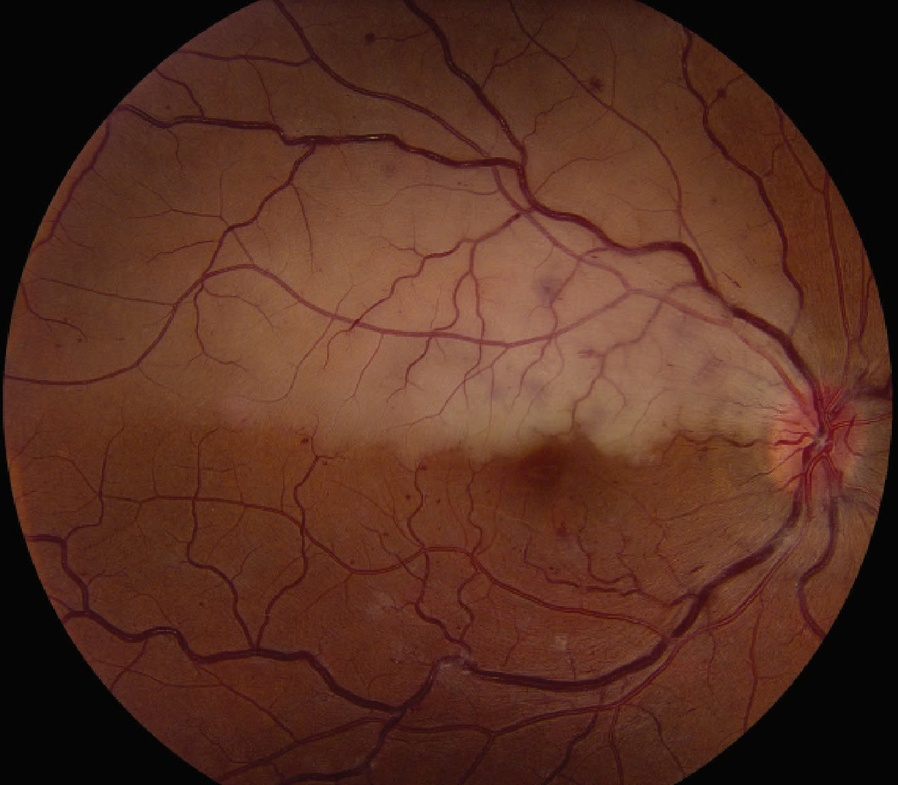
#> input picture retina.jpg, 898 x 785 px, shrunk from 1320 x 1154 before the run
$ python -i quality_assessment.py   (imports and definitions only)   (older library calls are emulated)
#> lines starting #> are read from the running program, lines starting #| are printed output that depends on the picture; after the words box and inside, x2 and y2 are one past the last pixel; in counts of white or black regions, pixels touching at a corner belong together
#> further down, picture is the input picture: shape (785, 898, 3); mean B, G, R 34.1, 47.8, 86.4
import cv2
import numpy as np


def _masked_percentile(values, lower, upper):
    if values.size == 0:
        return 0.0, 0.0
    lo, hi = np.percentile(values, [lower, upper])
    return float(lo), float(hi)


def _clip_score(value, low, high):
    if high <= low:
        return 0.0
    return float(np.clip((float(value) - float(low)) / (float(high) - float(low)), 0.0, 1.0))


def assess_image_quality(img_bgr, en_green=None, vessel_mask=None, fov_mask=None):
    """
    Assess input reliability for the classical pipeline.

    Important: low visible vessel density is not treated as a hard failure,
    because true pathology may also reduce vessel visibility.
    """
    h, w = img_bgr.shape[:2]
#> h = 785; w = 898
    total_area = float(max(1, h * w))
#> total_area = 704930

    if fov_mask is None:
        gray = cv2.cvtColor(img_bgr, cv2.COLOR_BGR2GRAY)
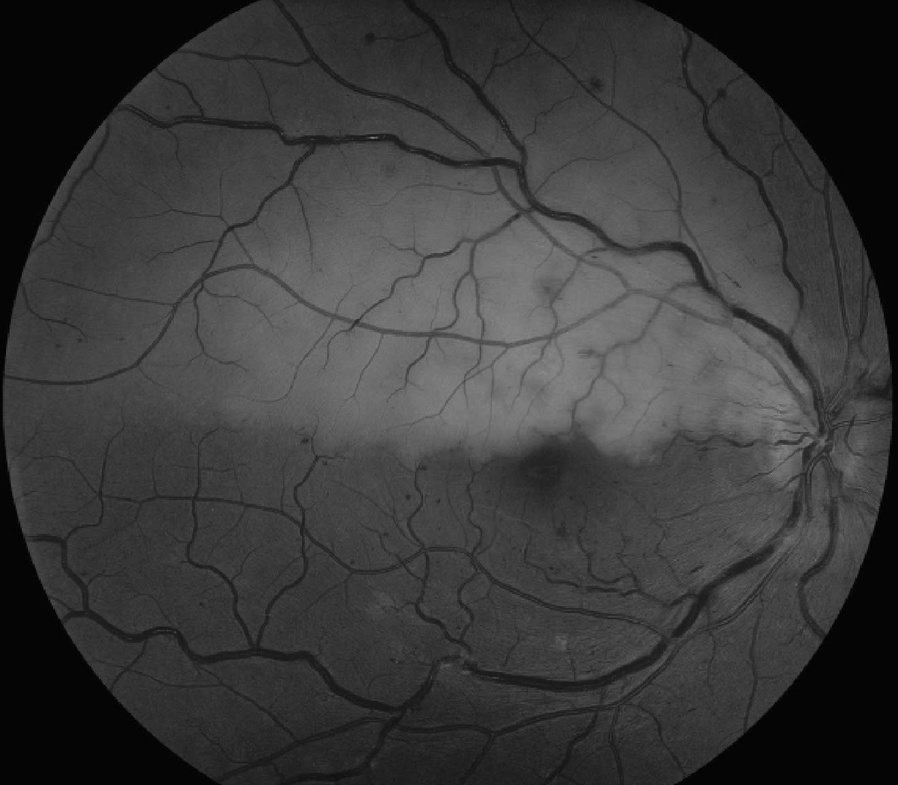
#> gray: shape (785, 898); min 0, max 144, mean 57.8
        _, fov_mask = cv2.threshold(gray, 8, 255, cv2.THRESH_BINARY)
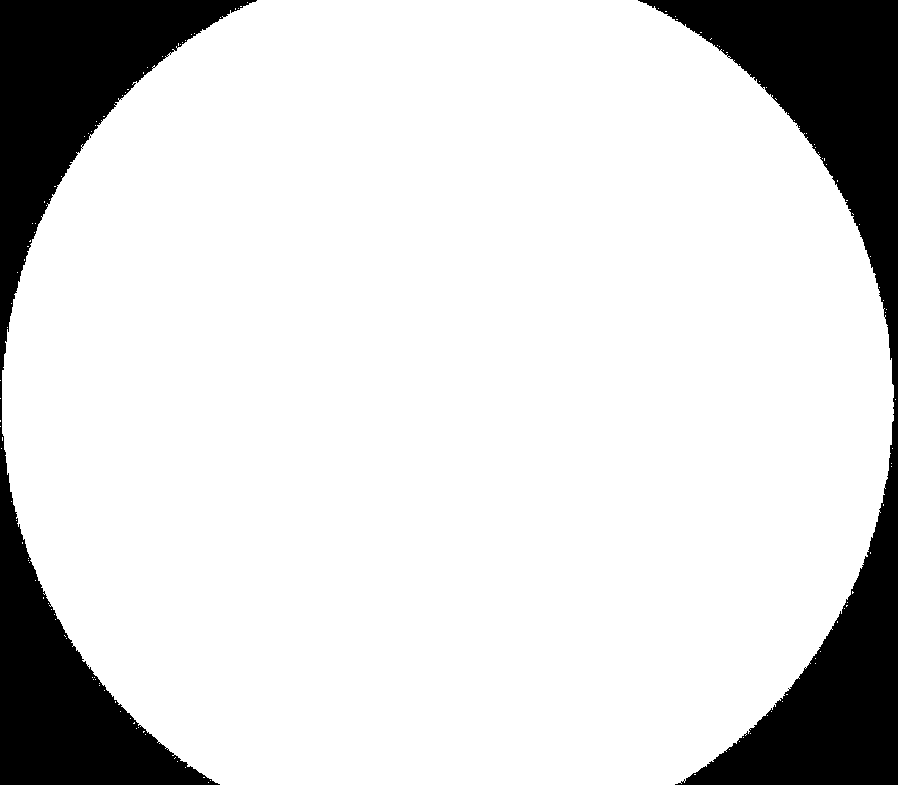
#> fov_mask: shape (785, 898); 84.2% white; 2 black regions, box (x1, y1, x2, y2) and area: (638, 0, 898, 785) 56856, (0, 0, 257, 785) 54728
    valid = fov_mask > 0

    gray = cv2.cvtColor(img_bgr, cv2.COLOR_BGR2GRAY)
    green = img_bgr[:, :, 1]

    fov_coverage = float(np.count_nonzero(valid) / total_area)
#> fov_coverage = 0.842

    if np.count_nonzero(valid) < 64:
        return {
            "quality_score": 0.0,
            "quality_level": "ungradable",
            "quality_action": "reject",
            "reasons": ["Vung FOV qua nho hoac khong xac dinh duoc."],
            "low_vessel_visibility_may_be_pathology": False,
            "metrics": {
                "fov_coverage": fov_coverage,
                "focus_score": 0.0,
                "contrast_score": 0.0,
                "illumination_score": 0.0,
                "vessel_visibility_score": 0.0,
            },
        }

    gray_vals = gray[valid].astype(np.float32)
    green_vals = green[valid].astype(np.float32)

    lap = cv2.Laplacian(gray, cv2.CV_32F, ksize=3)
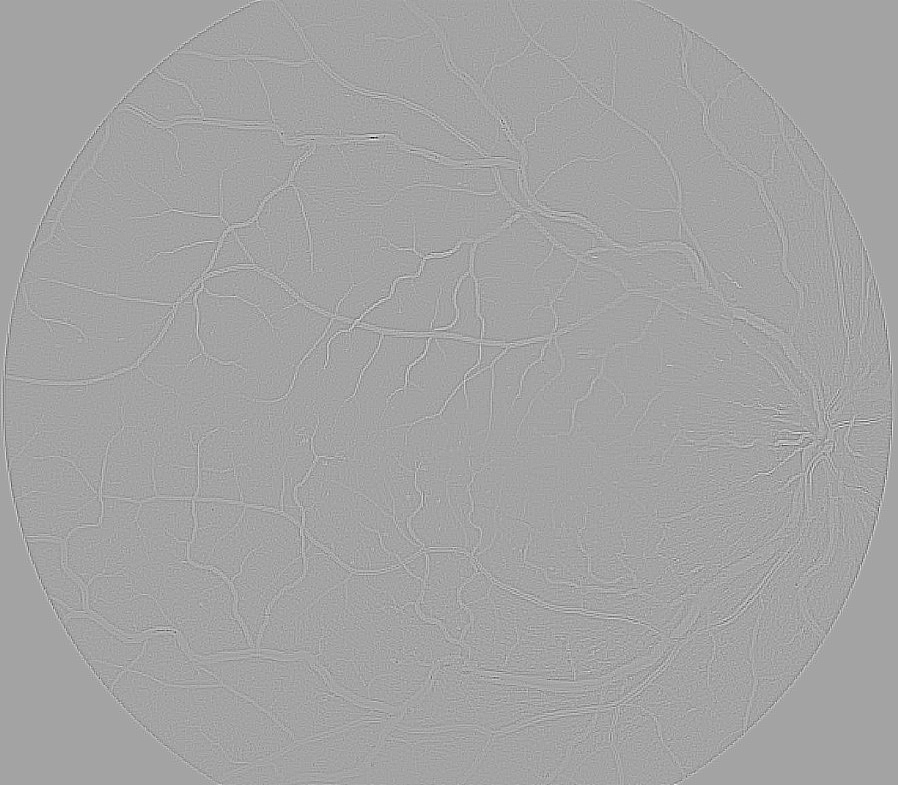
#> lap: shape (785, 898) float32; min -522, max 292, mean 0; drawn with min black and max white
    focus_raw = float(np.var(lap[valid]))
#> focus_raw = 738.8
    focus_score = _clip_score(np.log1p(focus_raw), np.log1p(8.0), np.log1p(180.0))
#> focus_score = 1

    p05, p95 = _masked_percentile(green_vals, 5, 95)
#> in _masked_percentile, `lo, hi = np.percentile(values, [lower, upper])`: lo = 24; hi = 103
#> p05 = 24; p95 = 103
    contrast_span = p95 - p05
#> contrast_span = 79
    contrast_score = _clip_score(contrast_span, 28.0, 105.0)
#> contrast_score = 0.662

    bg = cv2.GaussianBlur(green, (0, 0), sigmaX=max(8.0, min(h, w) * 0.04))
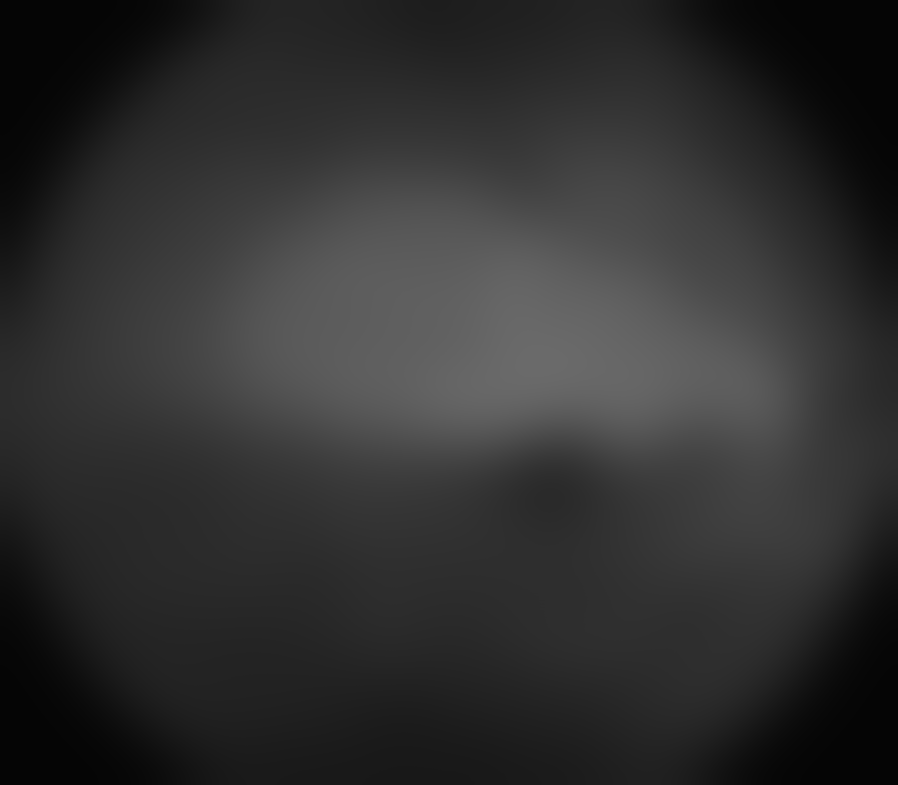
#> bg: shape (785, 898); min 5, max 106, mean 47.8
    bg_vals = bg[valid].astype(np.float32)
    bg_mean = float(np.mean(bg_vals)) if bg_vals.size else 0.0
#> bg_mean = 54.58
    bg_std = float(np.std(bg_vals)) if bg_vals.size else 0.0
#> bg_std = 20.97
    illumination_cv = bg_std / max(bg_mean, 1.0)
#> illumination_cv = 0.384
    illumination_score = 1.0 - _clip_score(illumination_cv, 0.16, 0.42)
#> illumination_score = 0.138

    vessel_density = None
    vessel_visibility_score = 0.5
    if vessel_mask is not None:
        vessel_valid = (vessel_mask > 0) & valid
        vessel_density = float(np.count_nonzero(vessel_valid) / max(1.0, float(np.count_nonzero(valid))))
        vessel_visibility_score = _clip_score(vessel_density, 0.015, 0.12)

    coverage_score = _clip_score(fov_coverage, 0.38, 0.60)
#> coverage_score = 1

    quality_score = (
        0.30 * focus_score
        + 0.25 * contrast_score
        + 0.20 * illumination_score
        + 0.15 * coverage_score
        + 0.10 * vessel_visibility_score
    )
#> quality_score = 0.693

    low_vessel_visibility_may_be_pathology = bool(
        vessel_density is not None
        and vessel_density < 0.045
        and focus_score >= 0.45
        and contrast_score >= 0.45
    )
#> low_vessel_visibility_may_be_pathology = False

    reasons = []
    if fov_coverage < 0.38:
        reasons.append("Anh khong bao phu du truong nhin vong mac.")
    if focus_score < 0.30:
        reasons.append("Anh co dau hieu mo, nhieu kha nang mat net.")
    if contrast_score < 0.30:
        reasons.append("Do tuong phan mach mau thap, kho phan doan on dinh.")
    if illumination_score < 0.30:
        reasons.append("Anh bi lech sang/toi hoac chieu sang khong dong deu.")

    if low_vessel_visibility_may_be_pathology:
        reasons.append("Mach mau hien thi thua, nhung day co the la dau hieu benh ly chu khong chi la anh kem chat luong.")

    if fov_coverage < 0.25 or (focus_score < 0.18 and contrast_score < 0.18):
        quality_level = "ungradable"
        quality_action = "reject"
    elif quality_score < 0.42:
        quality_level = "low-confidence"
        quality_action = "review"
    elif quality_score < 0.68:
        quality_level = "usable-with-caution"
        quality_action = "review" if reasons else "proceed"
    else:
        quality_level = "usable"
        quality_action = "proceed"

    if not reasons:
        reasons.append("Chat luong anh du de tiep tuc pipeline tu dong.")

    return {
        "quality_score": float(np.clip(quality_score, 0.0, 1.0)),
        "quality_level": quality_level,
        "quality_action": quality_action,
        "reasons": reasons,
        "low_vessel_visibility_may_be_pathology": low_vessel_visibility_may_be_pathology,
        "metrics": {
            "fov_coverage": fov_coverage,
            "focus_score": focus_score,
            "contrast_score": contrast_score,
            "illumination_score": float(np.clip(illumination_score, 0.0, 1.0)),
            "vessel_visibility_score": float(np.clip(vessel_visibility_score, 0.0, 1.0)),
            "vessel_density": vessel_density,
        },
    }

>>> import cv2
>>> picture = cv2.imread('retina.jpg')
>>> result = assess_image_quality(picture)
#> result = 6 items
